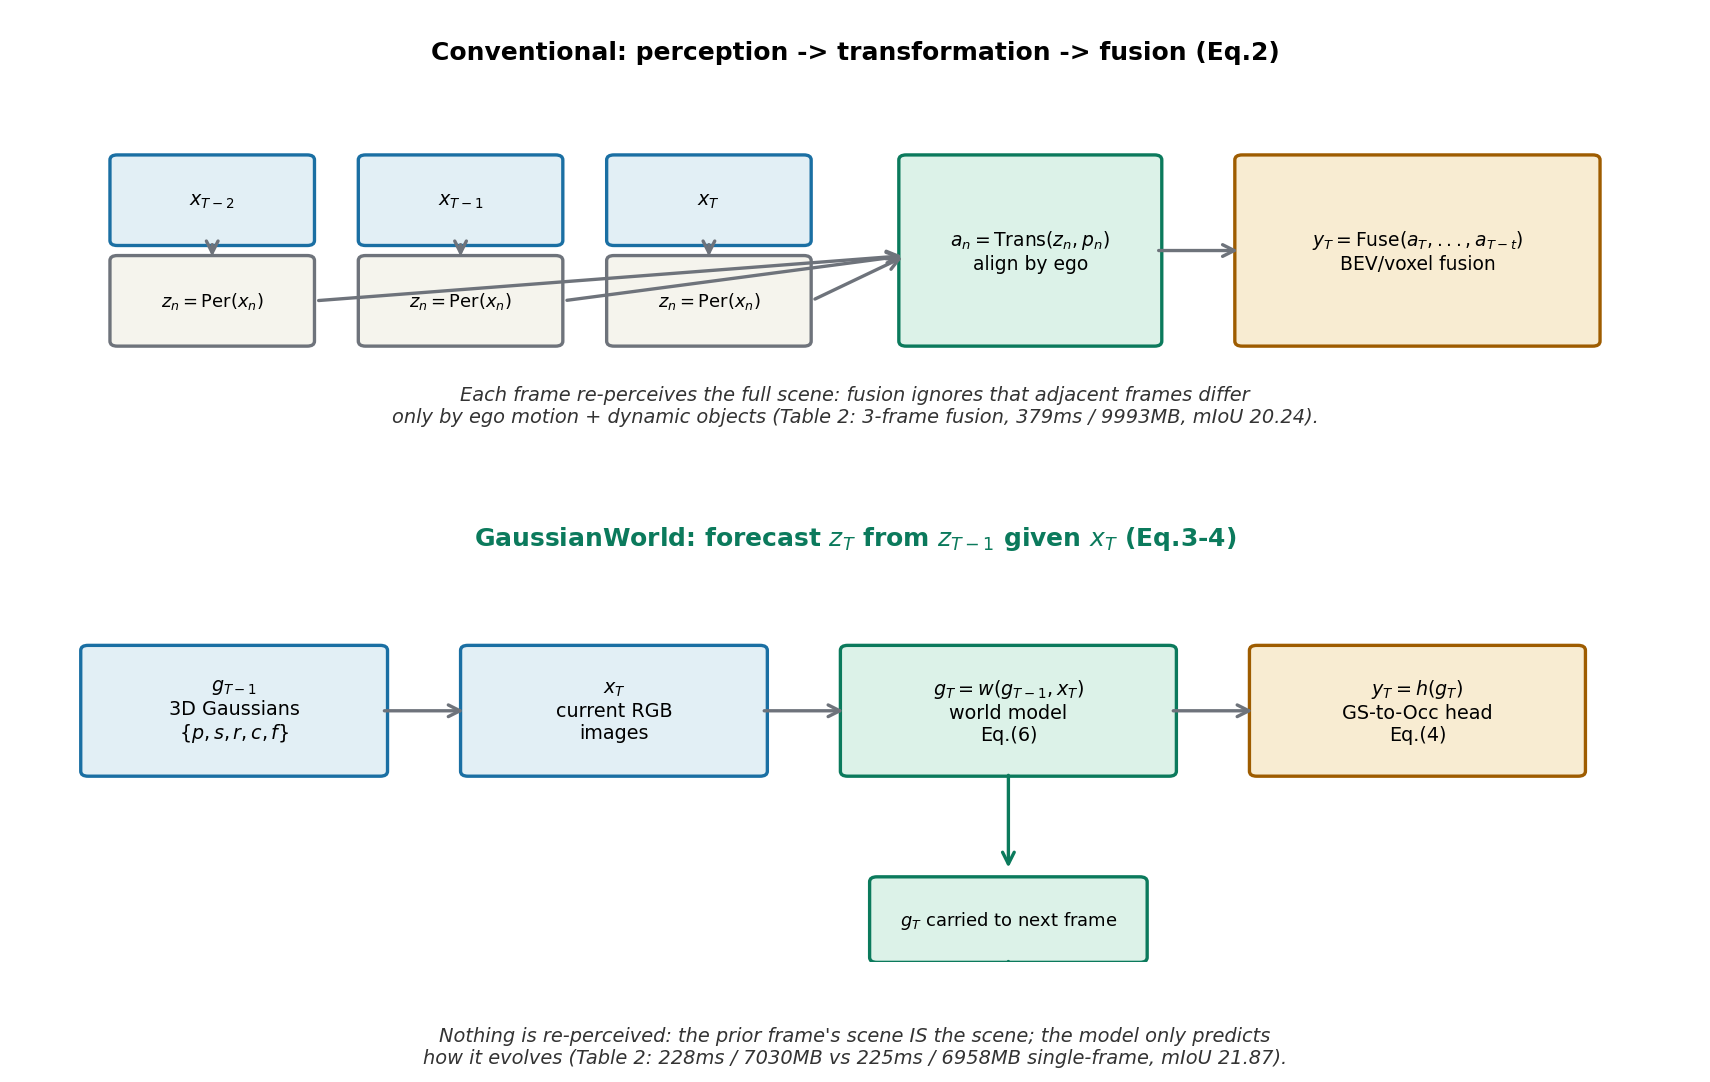

Source code (Python):
"""Self-drawn: conventional temporal fusion vs GaussianWorld's world-model
paradigm (GaussianWorld Sec.3.1, Eq.1-4).
Conventional: perceive each frame independently, align, fuse.
GaussianWorld: keep last frame's Gaussians, evolve them with current input.
"""
import matplotlib
matplotlib.use("Agg")
import matplotlib.pyplot as plt
import matplotlib.patches as mpatches
from matplotlib.patches import FancyArrowPatch

plt.rcParams["font.family"] = "sans-serif"
plt.rcParams["axes.unicode_minus"] = False

fig, (ax1, ax2) = plt.subplots(2, 1, figsize=(11.5, 7.2))
for ax in (ax1, ax2):
    ax.set_xlim(0, 11.5)
    ax.set_ylim(0, 4.6)
    ax.axis("off")

def box(ax, x, y, w, h, txt, fs=9.2, fc="white", ec="#6e737b"):
    r = mpatches.FancyBboxPatch((x, y), w, h, boxstyle="round,pad=0.05", fc=fc, ec=ec, lw=1.6)
    ax.add_patch(r)
    ax.text(x + w/2, y + h/2, txt, ha="center", va="center", fontsize=fs)

def arr(ax, x1, y1, x2, y2, c="#6e737b", ls="-"):
    ax.add_patch(FancyArrowPatch((x1, y1), (x2, y2), arrowstyle="->", mutation_scale=14,
                                 lw=1.6, color=c, linestyle=ls))

# --- top: conventional pipeline
ax1.text(5.75, 4.15, "Conventional: perception -> transformation -> fusion (Eq.2)", ha="center",
         fontsize=12, weight="bold")
for i, t in enumerate(["$x_{T-2}$", "$x_{T-1}$", "$x_T$"]):
    x = 0.7 + i * 1.7
    box(ax1, x, 2.35, 1.3, 0.8, t, fc="#e2eff5", ec="#1a6fa3")
    box(ax1, x, 1.35, 1.3, 0.8, "$z_n=\\mathrm{Per}(x_n)$", fs=8.6, fc="#f5f4ed")
    arr(ax1, x + 0.65, 2.35, x + 0.65, 2.15)
box(ax1, 6.1, 1.35, 1.7, 1.8, "$a_n=\\mathrm{Trans}(z_n,p_n)$\nalign by ego", fs=9, fc="#dcf2e8", ec="#0b7a5c")
for x in (0.7, 2.4, 4.1):
    arr(ax1, x + 1.35, 1.75, 6.1, 2.2)
box(ax1, 8.4, 1.35, 2.4, 1.8, "$y_T=\\mathrm{Fuse}(a_T,...,a_{T-t})$\nBEV/voxel fusion", fs=9, fc="#f8ecd2", ec="#9e5c00")
arr(ax1, 7.8, 2.25, 8.4, 2.25)
ax1.text(5.75, 0.55, "Each frame re-perceives the full scene: fusion ignores that adjacent frames differ\n"
                     "only by ego motion + dynamic objects (Table 2: 3-frame fusion, 379ms / 9993MB, mIoU 20.24).",
         ha="center", fontsize=9.3, style="italic", color="#333333")

# --- bottom: world model
ax2.text(5.75, 4.15, "GaussianWorld: forecast $z_T$ from $z_{T-1}$ given $x_T$ (Eq.3-4)", ha="center",
         fontsize=12, weight="bold", color="#0b7a5c")
box(ax2, 0.5, 1.9, 2.0, 1.2, "$g_{T-1}$\n3D Gaussians\n$\\{p,s,r,c,f\\}$", fc="#e2eff5", ec="#1a6fa3")
box(ax2, 3.1, 1.9, 2.0, 1.2, "$x_T$\ncurrent RGB\nimages", fc="#e2eff5", ec="#1a6fa3")
box(ax2, 5.7, 1.9, 2.2, 1.2, "$g_T=w(g_{T-1},x_T)$\nworld model\nEq.(6)", fc="#dcf2e8", ec="#0b7a5c")
arr(ax2, 2.5, 2.5, 3.1, 2.5)
arr(ax2, 5.1, 2.5, 5.7, 2.5)
box(ax2, 8.5, 1.9, 2.2, 1.2, "$y_T=h(g_T)$\nGS-to-Occ head\nEq.(4)", fc="#f8ecd2", ec="#9e5c00")
arr(ax2, 7.9, 2.5, 8.5, 2.5)
arr(ax2, 6.8, 1.9, 6.8, 0.9, c="#0b7a5c")
box(ax2, 5.9, 0.05, 1.8, 0.75, "$g_T$ carried to next frame", fs=8.6, fc="#dcf2e8", ec="#0b7a5c")
arr(ax2, 6.8, 0.05, 6.8, -0.5, c="#0b7a5c")
ax2.text(5.75, -1.0, "Nothing is re-perceived: the prior frame's scene IS the scene; the model only predicts\n"
         "how it evolves (Table 2: 228ms / 7030MB vs 225ms / 6958MB single-frame, mIoU 21.87).",
         ha="center", fontsize=9.3, style="italic", color="#333333")

plt.tight_layout()
plt.savefig("/home/hatch/workspace/your_files/paper-xray-100/papers/043-WM-gaussianworld/fig-streaming-paradigm.png",
            dpi=150, bbox_inches="tight")
print("saved fig-streaming-paradigm.png")
